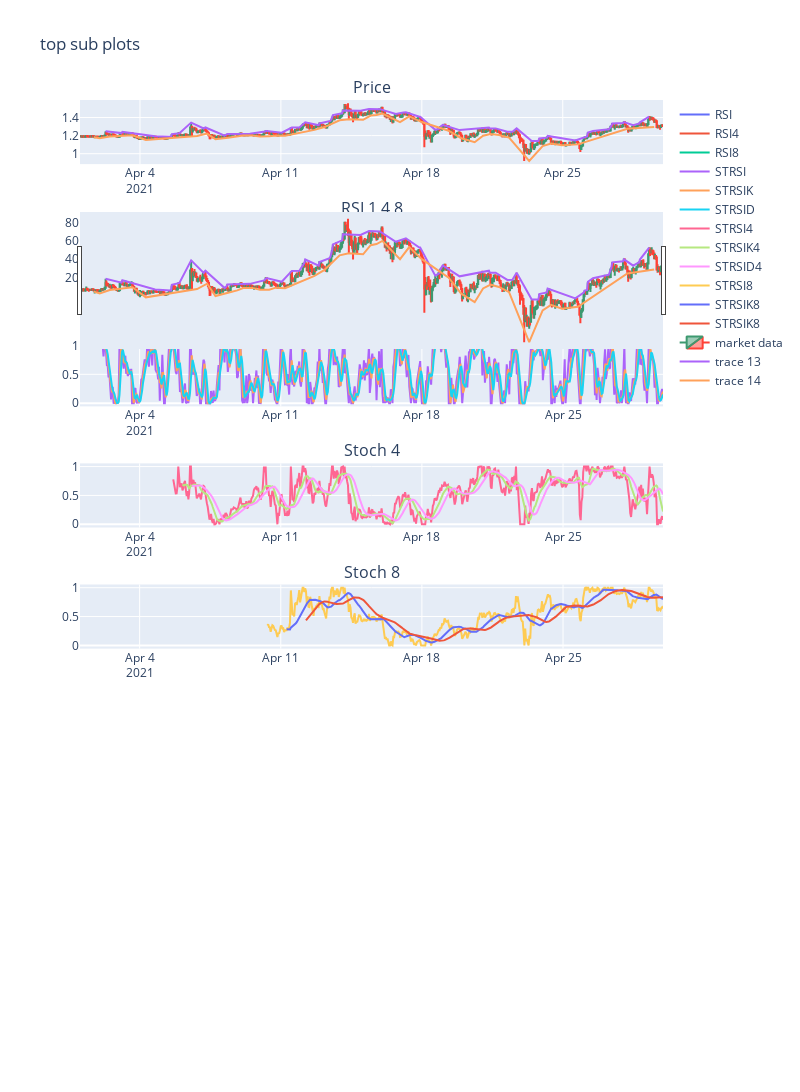

The cell this chart's notebook holds for it:
### Code cell
import plotly.graph_objs as go
from plotly.subplots import make_subplots


#Declare figure


fig = go.Figure()

fig = make_subplots(rows=8, cols=1,subplot_titles=("Price", "RSI 1 4 8", "Stoch 1", "Stoch 4","Stoch 8"))
    

fig.add_trace(
    go.Scatter(x=df.date, y=df['RSI'],
        name="RSI",
        text="RSI",
        textposition="top center"),
    row=2, col=1
)

fig.add_trace(
    go.Scatter(x=df.date, y=df['RSI4'],name="RSI4"),
    row=2, col=1
)

fig.add_trace(
    go.Scatter(x=df.date, y=df['RSI8'],name="RSI8"),
    row=2, col=1
)

fig.add_trace(
    go.Scatter(x=df.date, y=df['STRSI'],name="STRSI"),
    row=3, col=1
)
fig.add_trace(
    go.Scatter(x=df.date, y=df['STRSIK'],name="STRSIK"),
    row=3, col=1
)
fig.add_trace(
    go.Scatter(x=df.date, y=df['STRSID'],name="STRSID"),
    row=3, col=1
)
    
fig.add_trace(
    go.Scatter(x=df.date, y=df['STRSI4'],name="STRSI4"),
    row=4, col=1
)
fig.add_trace(
    go.Scatter(x=df.date, y=df['STRSIK4'],name="STRSIK4"),
    row=4, col=1
)
fig.add_trace(
    go.Scatter(x=df.date, y=df['STRSID4'],name="STRSID4"),
    row=4, col=1
)
    
fig.add_trace(
    go.Scatter(x=df.date, y=df['STRSI8'],name="STRSI8"),
    row=5, col=1
)
fig.add_trace(
    go.Scatter(x=df.date, y=df['STRSIK8'],name="STRSIK8"),
    row=5, col=1
)
fig.add_trace(
    go.Scatter(x=df.date, y=df['STRSID8'],name="STRSIK8"),
    row=5, col=1
)
#add Traces

fig.add_trace(go.Candlestick(x=df.date,
                open=df['open'],
                high=df['high'],
                low=df['low'],
                close=df['close'], name = 'market data'),row=1,col=1)

#fig.add_trace(go.Scatter(x=df['date'], y=df['max10']))

#fig.add_trace(go.Scatter(x=df['date'], y=df['min10']))

fig.add_trace(go.Scatter(x=point['date'], y=point['resist5']))

fig.add_trace(go.Scatter(x=pointm['date'], y=pointm['support5']))


#fig.add_shape(type="line",
#    x0=pointm['date'], y0=pointm['support5'], x1=max(pointm['date']), y1=pointm['support5'],
#    line=dict(
#        color="LightSeaGreen",
#        width=4,
#        dash="dashdot",
#    ))
fig.update_shapes(dict(xref='x', yref='y'))

#for index in range(0,len(pointm)):
    #fig.add_hline(y=pointm['support5'])

#fig.add_trace(go.Scatter(x=point['date'], y=point['resist10']))

#fig.add_trace(go.Scatter(x=pointm['date'], y=pointm['support10']))
#for i in range(len(df['date'])):
    #fig.add_hline(y=df[i]['min10'], line_dash="dot",
                  #annotation_text="support", 
                  #annotation_position="bottom right")

#fig.add_hline(y=df['max10'], line_dash="dot",
#              annotation_text="resitance", 
#              annotation_position="bottom right")



fig.update_layout(height=3000, width=800, title_text="top sub plots")
# X and Y Axis Update
#fig.update_xaxes(
#    title = 'Date',rangeslider_visible=True
#)

#fig.update_yaxes(
#    title = 'Share Price (USD)'
#)

#Show
fig.show()

### Figure 1 — Plotly figure (JSON) as saved in the notebook; plotly's stock layout.template omitted (floating-point values rounded to 4 significant figures; data arrays with more than 128 entries replaced by an {"elided": "..."} marker saying what was removed)
{"data": [{"name": "RSI", "text": "RSI", "textposition": "top center", "type": "scatter", "x": {"elided": "690 str values"}, "xaxis": "x2", "y": {"elided": "690 float values"}, "yaxis": "y2"}, {"name": "RSI4", "type": "scatter", "x": {"elided": "690 str values"}, "xaxis": "x2", "y": {"elided": "690 float values"}, "yaxis": "y2"}, {"name": "RSI8", "type": "scatter", "x": {"elided": "690 str values"}, "xaxis": "x2", "y": {"elided": "690 float values"}, "yaxis": "y2"}, {"name": "STRSI", "type": "scatter", "x": {"elided": "690 str values"}, "xaxis": "x3", "y": {"elided": "690 float values"}, "yaxis": "y3"}, {"name": "STRSIK", "type": "scatter", "x": {"elided": "690 str values"}, "xaxis": "x3", "y": {"elided": "690 float values"}, "yaxis": "y3"}, {"name": "STRSID", "type": "scatter", "x": {"elided": "690 str values"}, "xaxis": "x3", "y": {"elided": "690 float values"}, "yaxis": "y3"}, {"name": "STRSI4", "type": "scatter", "x": {"elided": "690 str values"}, "xaxis": "x4", "y": {"elided": "690 float values"}, "yaxis": "y4"}, {"name": "STRSIK4", "type": "scatter", "x": {"elided": "690 str values"}, "xaxis": "x4", "y": {"elided": "690 float values"}, "yaxis": "y4"}, {"name": "STRSID4", "type": "scatter", "x": {"elided": "690 str values"}, "xaxis": "x4", "y": {"elided": "690 float values"}, "yaxis": "y4"}, {"name": "STRSI8", "type": "scatter", "x": {"elided": "690 str values"}, "xaxis": "x5", "y": {"elided": "690 float values"}, "yaxis": "y5"}, {"name": "STRSIK8", "type": "scatter", "x": {"elided": "690 str values"}, "xaxis": "x5", "y": {"elided": "690 float values"}, "yaxis": "y5"}, {"name": "STRSIK8", "type": "scatter", "x": {"elided": "690 str values"}, "xaxis": "x5", "y": {"elided": "690 float values"}, "yaxis": "y5"}, {"close": {"elided": "690 float values"}, "high": {"elided": "690 float values"}, "low": {"elided": "690 float values"}, "name": "market data", "open": {"elided": "690 float values"}, "type": "candlestick", "x": {"elided": "690 str values"}, "xaxis": "x", "yaxis": "y"}, {"type": "scatter", "x": ["2021-04-02T07:00:00", "2021-04-03T01:00:00", "2021-04-03T02:00:00", "2021-04-03T03:00:00", "2021-04-04T18:00:00", "2021-04-05T12:00:00", "2021-04-05T13:00:00", "2021-04-05T14:00:00", "2021-04-05T23:00:00", "2021-04-06T13:00:00", "2021-04-07T04:00:00", "2021-04-07T05:00:00", "2021-04-07T06:00:00", "2021-04-08T05:00:00", "2021-04-08T06:00:00", "2021-04-08T07:00:00", "2021-04-08T08:00:00", "2021-04-09T11:00:00", "2021-04-10T04:00:00", "2021-04-10T05:00:00", "2021-04-10T06:00:00", "2021-04-10T07:00:00", "2021-04-11T01:00:00", "2021-04-11T12:00:00", "2021-04-11T13:00:00", "2021-04-11T22:00:00", "2021-04-12T03:00:00", "2021-04-12T04:00:00", "2021-04-12T05:00:00", "2021-04-12T20:00:00", "2021-04-12T21:00:00", "2021-04-12T22:00:00", "2021-04-13T10:00:00", "2021-04-13T11:00:00", "2021-04-13T12:00:00", "2021-04-13T13:00:00", "2021-04-13T14:00:00", "2021-04-14T01:00:00", "2021-04-14T02:00:00", "2021-04-14T23:00:00", "2021-04-15T09:00:00", "2021-04-15T22:00:00", "2021-04-16T17:00:00", "2021-04-17T02:00:00", "2021-04-17T05:00:00", "2021-04-17T21:00:00", "2021-04-17T22:00:00", "2021-04-18T16:00:00", "2021-04-18T21:00:00", "2021-04-18T22:00:00", "2021-04-19T01:00:00", "2021-04-19T21:00:00", "2021-04-20T20:00:00", "2021-04-21T08:00:00", "2021-04-21T09:00:00", "2021-04-21T16:00:00", "2021-04-22T06:00:00", "2021-04-22T12:00:00", "2021-04-22T17:00:00", "2021-04-23T11:00:00", "2021-04-23T19:00:00", "2021-04-23T20:00:00", "2021-04-24T05:00:00", "2021-04-24T06:00:00", "2021-04-25T15:00:00", "2021-04-26T01:00:00", "2021-04-26T02:00:00", "2021-04-26T03:00:00", "2021-04-26T04:00:00", "2021-04-26T05:00:00", "2021-04-26T06:00:00", "2021-04-26T12:00:00", "2021-04-27T07:00:00", "2021-04-27T10:00:00", "2021-04-27T11:00:00", "2021-04-28T00:00:00", "2021-04-28T01:00:00", "2021-04-28T12:00:00", "2021-04-28T18:00:00", "2021-04-28T19:00:00", "2021-04-28T20:00:00", "2021-04-29T07:00:00"], "y": [1.248, 1.228, 1.228, 1.241, 1.193, 1.188, 1.187, 1.217, 1.226, 1.344, 1.279, 1.285, 1.29, 1.2, 1.204, 1.207, 1.218, 1.222, 1.24, 1.245, 1.251, 1.252, 1.233, 1.283, 1.289, 1.29, 1.331, 1.331, 1.348, 1.318, 1.316, 1.335, 1.355, 1.362, 1.377, 1.396, 1.426, 1.447, 1.478, 1.475, 1.495, 1.493, 1.44, 1.455, 1.458, 1.41, 1.41, 1.264, 1.277, 1.296, 1.318, 1.261, 1.282, 1.29, 1.28, 1.28, 1.242, 1.243, 1.28, 1.141, 1.141, 1.169, 1.177, 1.197, 1.147, 1.176, 1.187, 1.188, 1.189, 1.19, 1.233, 1.251, 1.27, 1.307, 1.333, 1.339, 1.349, 1.316, 1.331, 1.332, 1.348, 1.409]}, {"type": "scatter", "x": ["2021-04-01T17:00:00", "2021-04-02T00:00:00", "2021-04-02T12:00:00", "2021-04-03T15:00:00", "2021-04-04T07:00:00", "2021-04-06T20:00:00", "2021-04-07T08:00:00", "2021-04-07T18:00:00", "2021-04-08T09:00:00", "2021-04-08T20:00:00", "2021-04-09T03:00:00", "2021-04-09T14:00:00", "2021-04-09T23:00:00", "2021-04-10T10:00:00", "2021-04-10T18:00:00", "2021-04-11T05:00:00", "2021-04-12T16:00:00", "2021-04-13T04:00:00", "2021-04-13T22:00:00", "2021-04-14T09:00:00", "2021-04-15T02:00:00", "2021-04-15T11:00:00", "2021-04-15T18:00:00", "2021-04-16T01:00:00", "2021-04-16T22:00:00", "2021-04-17T09:00:00", "2021-04-18T00:00:00", "2021-04-19T08:00:00", "2021-04-19T23:00:00", "2021-04-20T15:00:00", "2021-04-21T01:00:00", "2021-04-21T10:00:00", "2021-04-21T20:00:00", "2021-04-22T08:00:00", "2021-04-23T08:00:00", "2021-04-24T00:00:00", "2021-04-24T10:00:00", "2021-04-24T23:00:00", "2021-04-25T18:00:00", "2021-04-28T05:00:00", "2021-04-29T13:00:00"], "y": [1.181, 1.172, 1.19, 1.204, 1.152, 1.195, 1.222, 1.159, 1.175, 1.188, 1.2, 1.201, 1.191, 1.192, 1.202, 1.199, 1.264, 1.294, 1.369, 1.38, 1.375, 1.422, 1.428, 1.444, 1.35, 1.412, 1.35, 1.254, 1.171, 1.127, 1.198, 1.218, 1.206, 1.179, 0.92, 1.085, 1.113, 1.093, 1.103, 1.276, 1.296]}], "layout": {"annotations": [{"font": {"size": 16}, "showarrow": false, "text": "Price", "x": 0.5, "xanchor": "center", "xref": "paper", "y": 1, "yanchor": "bottom", "yref": "paper"}, {"font": {"size": 16}, "showarrow": false, "text": "RSI 1 4 8", "x": 0.5, "xanchor": "center", "xref": "paper", "y": 0.8672, "yanchor": "bottom", "yref": "paper"}, {"font": {"size": 16}, "showarrow": false, "text": "Stoch 1", "x": 0.5, "xanchor": "center", "xref": "paper", "y": 0.7344, "yanchor": "bottom", "yref": "paper"}, {"font": {"size": 16}, "showarrow": false, "text": "Stoch 4", "x": 0.5, "xanchor": "center", "xref": "paper", "y": 0.6016, "yanchor": "bottom", "yref": "paper"}, {"font": {"size": 16}, "showarrow": false, "text": "Stoch 8", "x": 0.5, "xanchor": "center", "xref": "paper", "y": 0.4688, "yanchor": "bottom", "yref": "paper"}], "height": 3000, "title": {"text": "top sub plots"}, "width": 800, "xaxis": {"anchor": "y", "domain": [0, 1]}, "xaxis2": {"anchor": "y2", "domain": [0, 1]}, "xaxis3": {"anchor": "y3", "domain": [0, 1]}, "xaxis4": {"anchor": "y4", "domain": [0, 1]}, "xaxis5": {"anchor": "y5", "domain": [0, 1]}, "xaxis6": {"anchor": "y6", "domain": [0, 1]}, "xaxis7": {"anchor": "y7", "domain": [0, 1]}, "xaxis8": {"anchor": "y8", "domain": [0, 1]}, "yaxis": {"anchor": "x", "domain": [0.9297, 1]}, "yaxis2": {"anchor": "x2", "domain": [0.7969, 0.8672]}, "yaxis3": {"anchor": "x3", "domain": [0.6641, 0.7344]}, "yaxis4": {"anchor": "x4", "domain": [0.5312, 0.6016]}, "yaxis5": {"anchor": "x5", "domain": [0.3984, 0.4688]}, "yaxis6": {"anchor": "x6", "domain": [0.2656, 0.3359]}, "yaxis7": {"anchor": "x7", "domain": [0.1328, 0.2031]}, "yaxis8": {"anchor": "x8", "domain": [0, 0.07031]}}}
